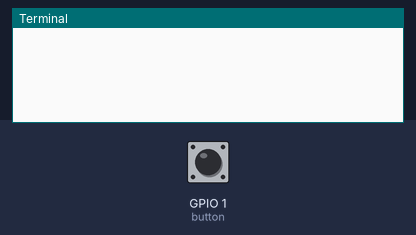
Simulated run of this program. Board: Raspberry Pi (BCM pin numbers). On the bench: the last lines printed to the terminal. Inputs (shaded band) come from the test bench; at power-on: GPIO 1 (button) HIGH. The camera gives no picture and a still takes 0.5 s. At 3.3 s the program stops and its outputs stay as they are.

Above: at 1.2 s.
1.3 s: GPIO 1 (button) pulled LOW for 0.15 s
At 2.1 s:
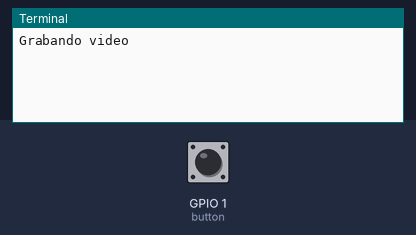
2.9 s: GPIO 1 (button) pulled LOW for 1 s
At 3.6 s:
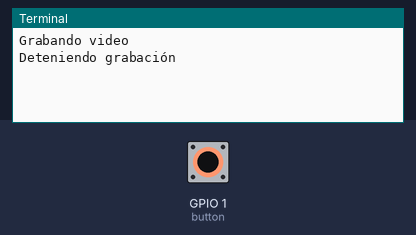

The program:

camera_2.py
```python
import time

from picamera2 import Picamera2, Preview
from picamera2.encoders import Encoder, H264Encoder, Quality
import gpiozero

# Creamos el botón conectado al GPIO1 con pull-up
button = gpiozero.Button("GPIO1", pull_up=True)
# Instanciamos la clase PiCamera2
picam2 = Picamera2()
video_config = picam2.create_video_configuration(
    main={"size": (1920, 1080)},
    lores={"size": (640, 480)},
    display="lores")

# Ajustamos la resolución y el framerate
picam2.configure(video_config)

# Iniciamos la vista previa de la cámara
picam2.start_preview(Preview.QTGL)
picam2.start()

# Si queremos grabar en formato RAW
# encoder = Encoder()
# Creamos un objeto tipo H264Encoder (compresor de video)
encoder = H264Encoder(10000000)

# Iniciamos la grabación de video
button.wait_for_press() # Esperamos a que el botón sea presionado
print("Grabando video")
picam2.start_recording(encoder, './video.h264', quality=Quality.HIGH)
time.sleep(2)
button.wait_for_press() # Esperamos a que el botón sea presionado
print("Deteniendo grabación")
picam2.stop_recording()
```

Measured:
- after the input at 1.3 s, the terminal: prints a new line at once (image 1)
- after the input at 2.9 s, the terminal: prints a new line after 0.40 s (image 2)
